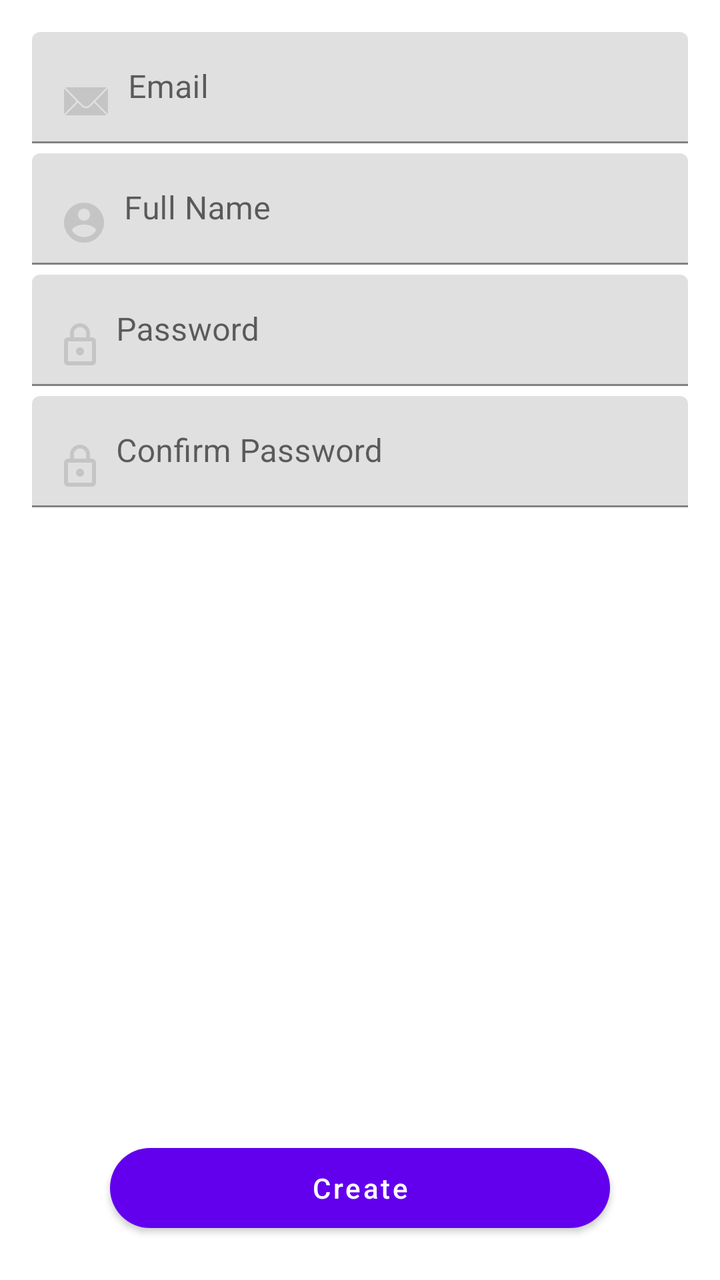
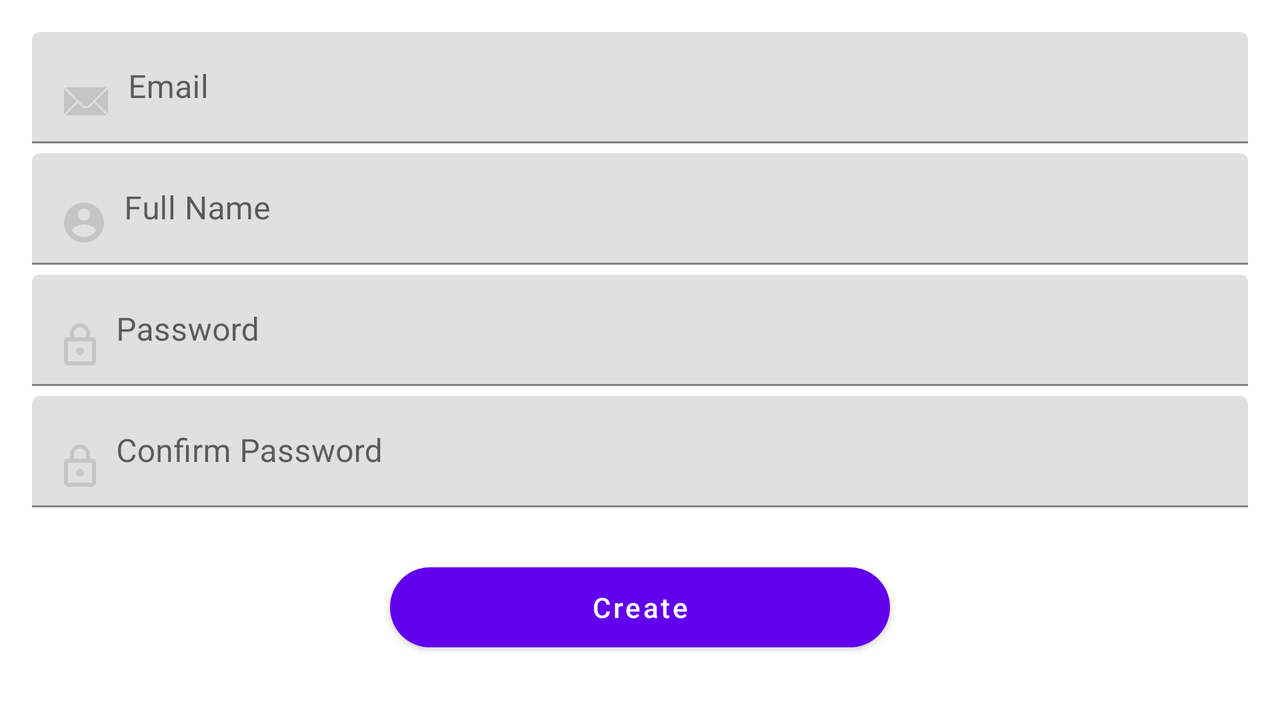

An Android layout and its configuration variant, each rendered on a device that would load it. The default file and the variant file are quoted in full after the pictures.
<!-- AndroidManifest.xml: fallback theme Theme.MaterialComponents.DayNight.NoActionBar -->
<!-- res/layout/fragment_form_sign_up.xml -->
<?xml version="1.0" encoding="utf-8"?>
<RelativeLayout xmlns:android="http://schemas.android.com/apk/res/android"
    android:layout_width="match_parent"
    android:layout_height="match_parent"
    android:paddingLeft="16dp"
    android:paddingRight="16dp"
    android:paddingTop="16dp"
    android:paddingBottom="16dp"
    >
    <LinearLayout
        android:layout_width="match_parent"
        android:layout_height="wrap_content"
        android:orientation="vertical"
        >

        <android.support.design.widget.TextInputLayout
            android:theme="@style/TextLabel"
            style="@style/signin_signup_input_layout"
            >
            <EditText
                android:id="@+id/input_phone"
                style="@style/sign_in_up_entry_text"
                android:drawableLeft="@drawable/email_icon"
                android:inputType="textEmailAddress"
                android:hint="@string/reg_entry_email"

                />
        </android.support.design.widget.TextInputLayout>

        <android.support.design.widget.TextInputLayout
            android:theme="@style/TextLabel"
            style="@style/signin_signup_input_layout"
            >
            <EditText
                android:id="@+id/input_first_name"
                style="@style/sign_in_up_entry_text"
                android:inputType="text"
                android:drawableLeft="@drawable/name_icon"
                android:hint="@string/reg_hint_first_name"

                />
        </android.support.design.widget.TextInputLayout>

        <android.support.design.widget.TextInputLayout
            android:theme="@style/TextLabel"
            style="@style/signin_signup_input_layout"
            >
            <EditText
                android:id="@+id/input_password"
                style="@style/sign_in_up_entry_text"
                android:inputType="textPassword"
                android:drawableLeft="@drawable/password_icon"
                android:hint="@string/reg_hint_password"
                />
        </android.support.design.widget.TextInputLayout>

        <android.support.design.widget.TextInputLayout
            android:theme="@style/TextLabel"
            style="@style/signin_signup_input_layout"
            >
            <EditText
                android:id="@+id/input_comfirm_password"
                style="@style/sign_in_up_entry_text"
                android:inputType="textPassword"
                android:drawableLeft="@drawable/password_icon"
                android:hint="@string/reg_hint_confirm_pass"
                />
        </android.support.design.widget.TextInputLayout>


    </LinearLayout>
    <LinearLayout
        android:layout_width="match_parent"
        android:layout_height="wrap_content"
        android:layout_alignParentBottom="true"
        android:layout_marginTop="15dp"
        android:paddingLeft="10dp"
        android:paddingRight="10dp"
        android:orientation="vertical">
        <Button
            android:id="@+id/btn_create"
            android:text="@string/btn_register"
            style="@style/general_button"
            android:layout_margin="10dp"
            android:layout_gravity="center"
            />
    </LinearLayout>

</RelativeLayout>
<!-- resources referenced by this layout -->
<resources>
  <!-- drawable email_icon: png bitmap (drawable-hdpi, 857 bytes) -->
  <!-- drawable name_icon: png bitmap (drawable-hdpi, 954 bytes) -->
  <!-- drawable password_icon: png bitmap (drawable-hdpi, 678 bytes) -->
  <string name="btn_register">Create</string>
  <string name="reg_entry_email">Email</string>
  <string name="reg_hint_confirm_pass">Confirm Password</string>
  <string name="reg_hint_first_name">Full Name</string>
  <string name="reg_hint_password">Password</string>
  <style name="TextLabel">
          
          
          <item name="colorControlNormal">#ddd</item>
      </style>
  <style name="general_button">
          <item name="android:layout_height">@dimen/button_height</item>
          <item name="android:layout_width">250dp</item>
          <item name="android:textAllCaps">false</item>
          <item name="android:textColor">@color/white</item>
          <item name="android:background">@drawable/btn_select_langs</item>
      </style>
  <style name="sign_in_up_entry_text">
          <item name="android:layout_width">match_parent</item>
          <item name="android:layout_height">wrap_content</item>
          <item name="android:drawablePadding">10dp</item>
          <item name="android:maxLines">1</item>
      </style>
  <style name="signin_signup_input_layout">
          <item name="android:layout_width">match_parent</item>
          <item name="android:layout_height">wrap_content</item>
          <item name="android:paddingBottom">5dp</item>
      </style>
  <dimen name="button_height">40dp</dimen>
  <color name="white">#fff</color>
  <!-- drawable btn_select_langs (drawable) -->
  <?xml version="1.0" encoding="utf-8"?>
  <shape
      xmlns:android="http://schemas.android.com/apk/res/android"
      android:shape="rectangle"
      >
      <corners
          android:radius="@dimen/corner_button_select_langs"      />
      <solid android:color="@color/main_color" />
  </shape>
  <dimen name="corner_button_select_langs">20dp</dimen>
  <color name="main_color">#323a45</color>
</resources>
<!-- res/layout-land/fragment_form_sign_up.xml (the repository's variant of the layout above) -->
<!-- drawn on the phone turned sideways -->
<?xml version="1.0" encoding="utf-8"?>
<ScrollView xmlns:android="http://schemas.android.com/apk/res/android"
    android:layout_width="match_parent"
    android:layout_height="match_parent"
    android:paddingLeft="16dp"
    android:paddingRight="16dp"
    android:paddingTop="16dp"
    android:paddingBottom="16dp"
    >
    <RelativeLayout
        android:layout_width="match_parent"
        android:layout_height="match_parent"
        >
        <LinearLayout
            android:layout_width="match_parent"
            android:layout_height="wrap_content"
            android:orientation="vertical"
            android:id="@+id/wrap_entry"
            >

            <android.support.design.widget.TextInputLayout
                android:theme="@style/TextLabel"
                style="@style/signin_signup_input_layout"
                >
                <EditText
                    android:id="@+id/input_phone"
                    style="@style/sign_in_up_entry_text"
                    android:drawableLeft="@drawable/email_icon"
                    android:inputType="textEmailAddress"
                    android:hint="@string/reg_entry_email"

                    />
            </android.support.design.widget.TextInputLayout>

            <android.support.design.widget.TextInputLayout
                android:theme="@style/TextLabel"
                style="@style/signin_signup_input_layout"
                >
                <EditText
                    android:id="@+id/input_first_name"
                    style="@style/sign_in_up_entry_text"
                    android:inputType="text"
                    android:drawableLeft="@drawable/name_icon"
                    android:hint="@string/reg_hint_first_name"

                    />
            </android.support.design.widget.TextInputLayout>

            <android.support.design.widget.TextInputLayout
                android:theme="@style/TextLabel"
                style="@style/signin_signup_input_layout"
                >
                <EditText
                    android:id="@+id/input_password"
                    style="@style/sign_in_up_entry_text"
                    android:inputType="textPassword"
                    android:drawableLeft="@drawable/password_icon"
                    android:hint="@string/reg_hint_password"
                    />
            </android.support.design.widget.TextInputLayout>

            <android.support.design.widget.TextInputLayout
                android:theme="@style/TextLabel"
                style="@style/signin_signup_input_layout"
                >
                <EditText
                    android:id="@+id/input_comfirm_password"
                    style="@style/sign_in_up_entry_text"
                    android:inputType="textPassword"
                    android:drawableLeft="@drawable/password_icon"
                    android:hint="@string/reg_hint_confirm_pass"
                    />
            </android.support.design.widget.TextInputLayout>

        </LinearLayout>
        <LinearLayout
            android:layout_width="match_parent"
            android:layout_height="wrap_content"
            android:layout_below="@id/wrap_entry"
            android:layout_marginTop="15dp"
            android:paddingLeft="10dp"
            android:paddingRight="10dp"
            android:orientation="vertical">
            <Button
                android:id="@+id/btn_create"
                android:text="@string/btn_register"
                style="@style/general_button"
                android:layout_margin="10dp"
                android:layout_gravity="center"
                />
        </LinearLayout>
    </RelativeLayout>
</ScrollView>
